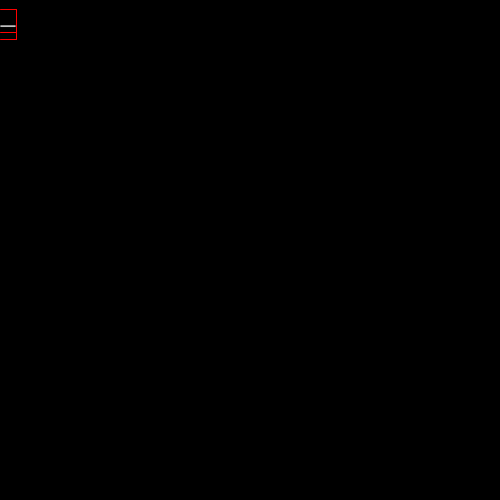
Frame 1 (no input)
Frame 60 (the mouse pressed at the canvas centre just before this capture): identical to frame 1, image omitted
Frame 120 (the mouse held since frame 60 and released just before this capture): identical to frame 1, image omitted

The Processing sketch that drew this single still picture (run headless with seeded random() and noise(); from frame 60 on, the mouse is pressed at the canvas centre):

// Processing sketch: Text_Input
// ── Text_Input.pde
ArrayList<Character> text = new ArrayList<Character>(0);
//int textCursorIndex;
ArrayList<Integer> cols = new ArrayList<Integer>(0);
String displayText;

void setup() {
  size(500, 500);
}

void draw() {
  //for(int i=0; i<100; i++) listAddString(text, (i%10==0 ? i/10 : i%10)+"");
  colorMode(RGB, 4);
  background(0);
  _textSize(32);
  cols.clear();
  displayText=listToArray(text)+(frameCount%60<30 ? "_" : "");
  { //Rainbow Test
    /*float textWidth=text.size()+1; //+1 because when the cursor would flash the
    //characters would slightly change color, and +1 to include the cursor
    pushStyle();
    colorMode(HSB, textWidth);
    for(int i=0; i<textWidth; i++) cols.add(color(i, textWidth, textWidth));
    popStyle();*/
  }
  fill(3, 4);
  textAlign(LEFT, TOP);
  _textLeading(_textSize); //As opposed to _textSize+textDescent(), too big
  _text(displayText, 0, 0, width);
  //if(text.size()>0) surface.setTitle((int)text.get(text.size()-1)+"");
  surface.setTitle(cols.size()+"");
}

// ── keyPressed.pde
final int CTRL_Z=26;

void keyPressed() {
  if(key!=CODED) {
    if(key==BACKSPACE | key==CTRL_Z) {
      if(text.size()>0) {
        text.remove(text.size()-1);
        //textCursorIndex--;
      }
    }
    else /*Needs more exception keys*/ {
      text.add(key);
      //textCursorIndex++;
    }
  }
}

// ── listAddString.pde
ArrayList<Character> listAddString(ArrayList<Character> list, String add) {
  ArrayList<Character> r = list;
  for(int i=0; i<add.length(); i++) r.add(add.charAt(i));
  return r;
}

// ── listToArray.pde
String listToArray(ArrayList<Character> x) {
  String r = "";
  for(int i=0; i<x.size(); i++) r+=x.get(i);
  return r;
}

String listToArray(StringList x) {
  String r = "";
  for(int i=0; i<x.size(); i++) r+=x.get(i);
  return r;
}

// ── textOutline.pde
void textOutline(String text, float x, float y, color textColor, color outline) {
  fill(outline);
  for(int i=-2; i<2; i++) {
    text(text, x+i, y);
    text(text, x, y+i);
  }
  fill(textColor);
  text(text, x, y);
}

void textOutline(char text, float x, float y, color textColor, color outline) {
  textOutline(text+"", x, y, textColor, outline);
}

// ── textSize.pde
float 
  _textSize,
  _textLeading;
boolean 
  _debugText=true, //Adds red lines at textAscent, textDescent and _textSize
  _nextLineChar=true, //Goes to the next line when user inputs \n escape character
  _nextLineWidth=true; //Goes to the next line when user types a character
    //that would get cut off by specified width.
    //I put these as globals because I'm tired of adding them in every instance of
    //function overloading.

void _textSize(float textSize) {
  textSize(textSize);
  _textSize=textSize;
}

void _text(String text, float x, float y, ArrayList<Integer> cols, float w) {
  float widthSum=0;
  pushMatrix();
    translate(x, y);
    /*pushStyle();
      stroke(255, 0, 0);
      noFill();
      rect(0, -textAscent(), textWidth(text), _textSize+textDescent());
      line(0, 0, textWidth(text), 0);
      line(0, -_textSize, textWidth(text), -_textSize);
    popStyle();*/
    pushMatrix();
      //float maxCol=widths.max();
      for(int i=0; i<text.length(); i++) {
        if((text.charAt(i)=='\n' & _nextLineChar) |
        (widthSum+textWidth(text.charAt(i))>w & _nextLineWidth)) {
          translate(-widthSum, _textLeading);
          widthSum=0;
        }
        /*colorMode(HSB, maxCol);
        for(int j=0; j<textWidth(text.charAt(i)); j++) {
          stroke(j, maxCol, maxCol);
          line(j, -_textSize, j, textDescent());
        }
        colorMode(RGB, 255);*/
        
        if(i<cols.size()) fill(cols.get(i));
        text/*Outline*/(text.charAt(i), 0, 0/*, 0, -1*/);
        
        if(_debugText) {
          pushStyle();
          pushMatrix();
          translate(0, _textLeading);
          stroke(255, 0, 0);
            colorMode(HSB, text.length());
            stroke(/*i*/0, text.length(), text.length()); //Yes I am obsessed with
            //RAINBOWS
            line(0, 0, textWidth(text.charAt(i)), 0);
            line(0, -textAscent(), textWidth(text.charAt(i)), -textAscent());
            line(0, textDescent(), textWidth(text.charAt(i)), textDescent());
            popMatrix();
        }
        translate(textWidth(text.charAt(i)), 0);
          pushMatrix();
          translate(0, _textLeading);
          if(_debugText) {
            line(0, -textAscent(), 0, textDescent());
            popStyle();
          }
          popMatrix();
        widthSum+=textWidth(text.charAt(i));
      }
    popMatrix();
  popMatrix();
}

void _text(char text, float x, float y, ArrayList<Integer> cols, float w) {
  _text(text+"", x, y, cols, w);
}

void _text(String text, float x, float y, float w) {
  ArrayList<Integer> cols = new ArrayList<Integer>(0);
  _text(text+"", x, y, cols, w);
}

void _text(char text, float x, float y, float w) {
  _text(text+"", x, y, w);
}

void _textLeading(float textLeading) {
  _textLeading=textLeading;
}
